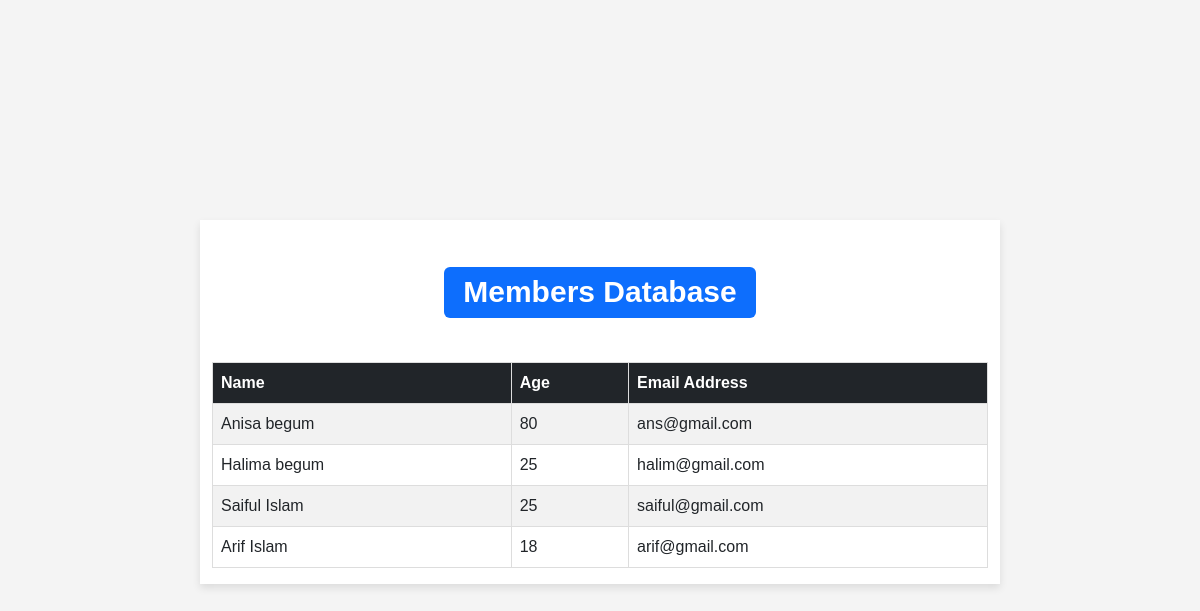
Screenshot of /playground/show_memberdb/ with the database file from the repository.
### playground/models.py (models this page shows, shortened)
class Member(models.Model):
    fname = models.CharField(max_length=100)
    lname = models.CharField(max_length=100)
    email = models.EmailField(max_length=100)
    password = models.CharField(max_length=50)
    age = models.IntegerField()

### playground/views.py (the view)
# urls.py: path('show_memberdb/', views.show_memberdb, name='show_memberdb'),
def show_memberdb(request):
    all_members = Member.objects.all # taking all member's objects in all_members var
    return render(request, 'playground/show_memberdb.html',
                  {
                      'all_items': all_members,
                  }
            ) # taking all in all_items. all_items is a var which will be used in show_result.html

### playground/templates/playground/show_memberdb.html (shortened to what this page needs)
<!DOCTYPE html>
<html lang="en">
<head>
    <link href="https://cdn.jsdelivr.net/npm/bootstrap@5.3.0-alpha1/dist/css/bootstrap.min.css" rel="stylesheet">
    {% load static %}
    <link rel="stylesheet" href="{% static 'playground/site.css' %}">
</head>
<body>
<div class="container mt-4">
    <h1 class="mb-4 "><span class="badge bg-primary">Members Database</span></h1>
    <table class="table table-striped table-hover">
        <thead class="table-dark">
            <tr>
                <th scope="col">Name</th>
                <th scope="col">Age</th>
                <th scope="col">Email Address</th>
            </tr>
        </thead>
        <tbody>
            {% for member in all_items %}
                <tr>
                    <td>{{ member.fname }} {{ member.lname }}</td>
                    <td>{{ member.age }}</td>
                    <td>{{ member.email }}</td>
                </tr>
            {% endfor %}
        </tbody>
    </table>
</div>
</body>
</html>

### playground/static/playground/site.css (style rules this page uses)
body { font-family: Arial, sans-serif; background-color: #f4f4f4; margin: 0; padding: 0; display: flex; justify-content: center; align-items: center; min-height: 100vh; }
.container { max-width: 800px; margin: 20px; box-shadow: 0 4px 8px rgba(0, 0, 0, 0.1); background-color: #fff; }
h1 { text-align: center; color: #333; padding: 20px; margin: 0; }
table { width: 100%; border-collapse: collapse; }
th, td { border: 1px solid #ddd; padding: 12px; text-align: left; }
th { background-color: #4CAF50; color: #fff; }
tr:nth-child(even) { background-color: #f2f2f2; }

### rows the page displays
Member: fname "Anisa", lname "begum", age "80", email "ans@gmail.com"
Member: fname "Halima", lname "begum", age "25", email "halim@gmail.com"
Member: fname "Saiful", lname "Islam", age "25", email "saiful@gmail.com"
Member: fname "Arif", lname "Islam", age "18", email "arif@gmail.com"
